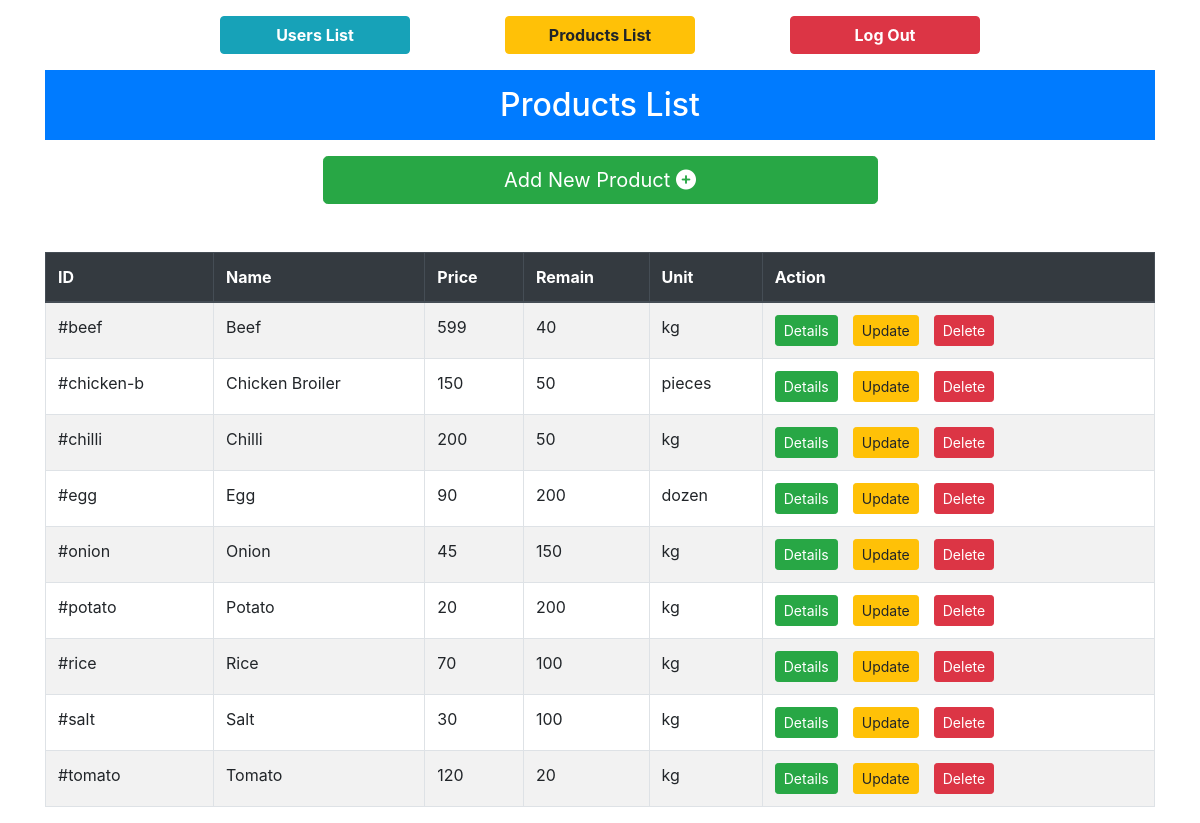
/admin/products.php, run on the app's committed database.
### tables this page shows
CREATE TABLE `products` (
  `id` char(10) NOT NULL,
  `image` varchar(100) DEFAULT NULL,
  `name` varchar(30) DEFAULT NULL,
  `description` text DEFAULT NULL,
  `price` float DEFAULT NULL,
  `unit` char(10) DEFAULT NULL,
  `remain` float DEFAULT NULL
);

### admin/products.php (the view, shortened to what this page needs)
<!DOCTYPE html>
<html lang="en">
<head>
    <link rel="stylesheet" href="https://cdn.jsdelivr.net/npm/bootstrap@4.6.0/dist/css/bootstrap.min.css"
>
</head>
<body>
    <div class="container mt-3">
        <nav class="menu">
            <div class="row text-center">
                <a href="users.php" class="btn btn-info font-weight-bold col-2 offset-2">Users List</a>
                <a href="products.php" class="btn btn-warning font-weight-bold col-2 offset-1">Products List</a>
                <a href="../index.php" class="btn btn-danger font-weight-bold col-2 offset-1">Log Out</a>
            </div>
        </nav>
    </div>
    <div class="container" id="products">
        <div class="row">
            <div class="col-md-12">
                <div class="page-header text-center">
                    <h2 class="bg-primary text-white text-center my-3 p-3">Products List</h2>
                    <a href="create.php" class="btn btn-success btn-lg btn-block add-btn">Add New Product <i class="fa fa-plus-circle"></i></a>
                </div>
                <?php
                    require_once "config.php";
                    $sql = "SELECT * FROM products";
                    if($result = mysqli_query($link, $sql)){
                        if(mysqli_num_rows($result) > 0){
                            echo "<table class='table table-bordered table-striped mt-5'>";
                                echo '<thead class="thead-dark">';
                                    echo "<tr>";
                                        echo "<th>ID</th>";
                                        echo "<th>Name</th>";
                                        echo "<th>Price</th>";
                                        echo "<th>Remain</th>";
                                        echo "<th>Unit</th>";
                                        echo '<th class="">Action</th>';
                                    echo "</tr>";
                                echo "</thead>";
                                echo "<tbody>";
                                while($row = mysqli_fetch_array($result)){
                                    echo "<tr>";
                                    echo "<td>#" . $row['id'] . "</td>";
                                    echo "<td>" . $row['name'] . "</td>";
                                    echo "<td>" . $row['price'] . "</td>";
                                    echo "<td>" . $row['remain'] . "</td>";
                                    echo "<td>" . $row['unit'] . "</td>";
                                    echo "<td>";
                                    echo '<a href="read.php?id=' . $row['id'] . '" class="btn btn-sm btn-success">Details</a>';
                                    echo '<a href="update.php?id=' . $row['id'] . '" class="btn btn-sm btn-warning">Update</a>';
                                    echo '<a href="delete-product.php?id=' . $row['id'] . '" class="btn btn-sm btn-danger">Delete</a>';
                                    echo "</td>";
                                    echo "</tr>";
                                }
                                    echo "</tbody>";
                                    echo "</table>";
                                    } else{
                                    echo "<p class='lead'><em>No records were found.</em></p>";
                                    }
                                    } else{
                                    echo "ERROR: Could not able to execute $sql. " . mysqli_error($link);
                                    }
                ?>
            </div>
        </div>
</body>
</html>

### admin/products.php (style rules this page uses)
.page-header h2 { margin-top: 0; }
table tr td:last-child a { margin-right: 15px; }
.add-btn { width: 50%; margin: 0 auto; }

### data on the page
products: id "beef", name "Beef", price "599", remain "40", unit "kg"
products: id "chicken-b", name "Chicken Broiler", price "150", remain "50", unit "pieces"
products: id "chilli", name "Chilli", price "200", remain "50", unit "kg"
products: id "egg", name "Egg", price "90", remain "200", unit "dozen"
products: id "onion", name "Onion", price "45", remain "150", unit "kg"
products: id "potato", name "Potato", price "20", remain "200", unit "kg"
products: id "rice", name "Rice", price "70", remain "100", unit "kg"
products: id "salt", name "Salt", price "30", remain "100", unit "kg"
products: id "tomato", name "Tomato", price "120", remain "20", unit "kg"
